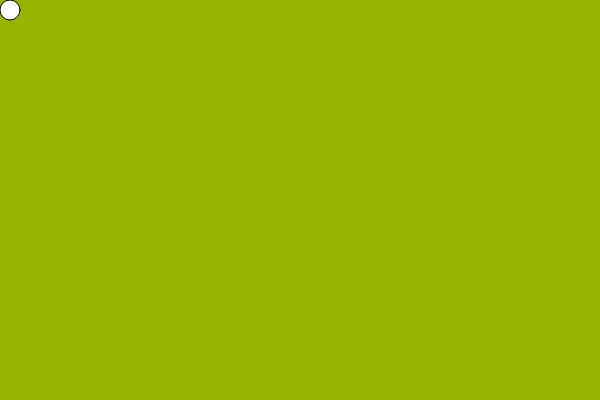
Frame 1 (no input)
Frame 60 (no input): identical to frame 1, image omitted
Frame 120 (the mouse pressed at the canvas centre since frame 60): identical to frame 1, image omitted

The p5.js sketch that drew this single still picture (run headless with seeded random() and noise() and a simulated clock; from frame 60 on, the mouse is pressed at the canvas centre):

// p5.js sketch
// ── sketch.js
var posX = 10;
var posY = 10;
var velocidadX = 4;
var velocidadY = 3;

function setup() {
  createCanvas(600, 400);
}

function draw() {
  background(150, 180, 0);
  ellipse(posX, posY, 20, 20);
}
